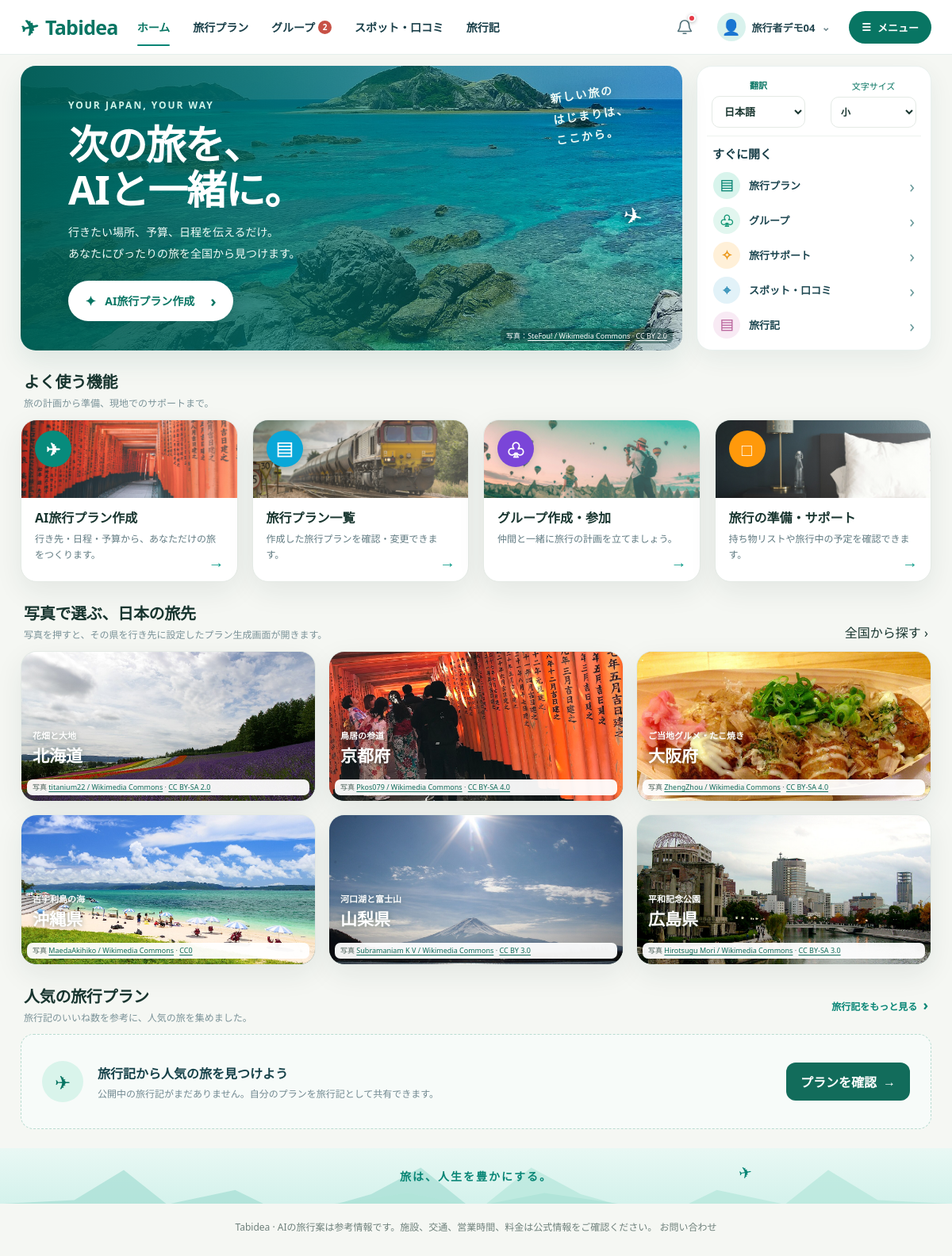
Page / (signed in) on the earlier database version.
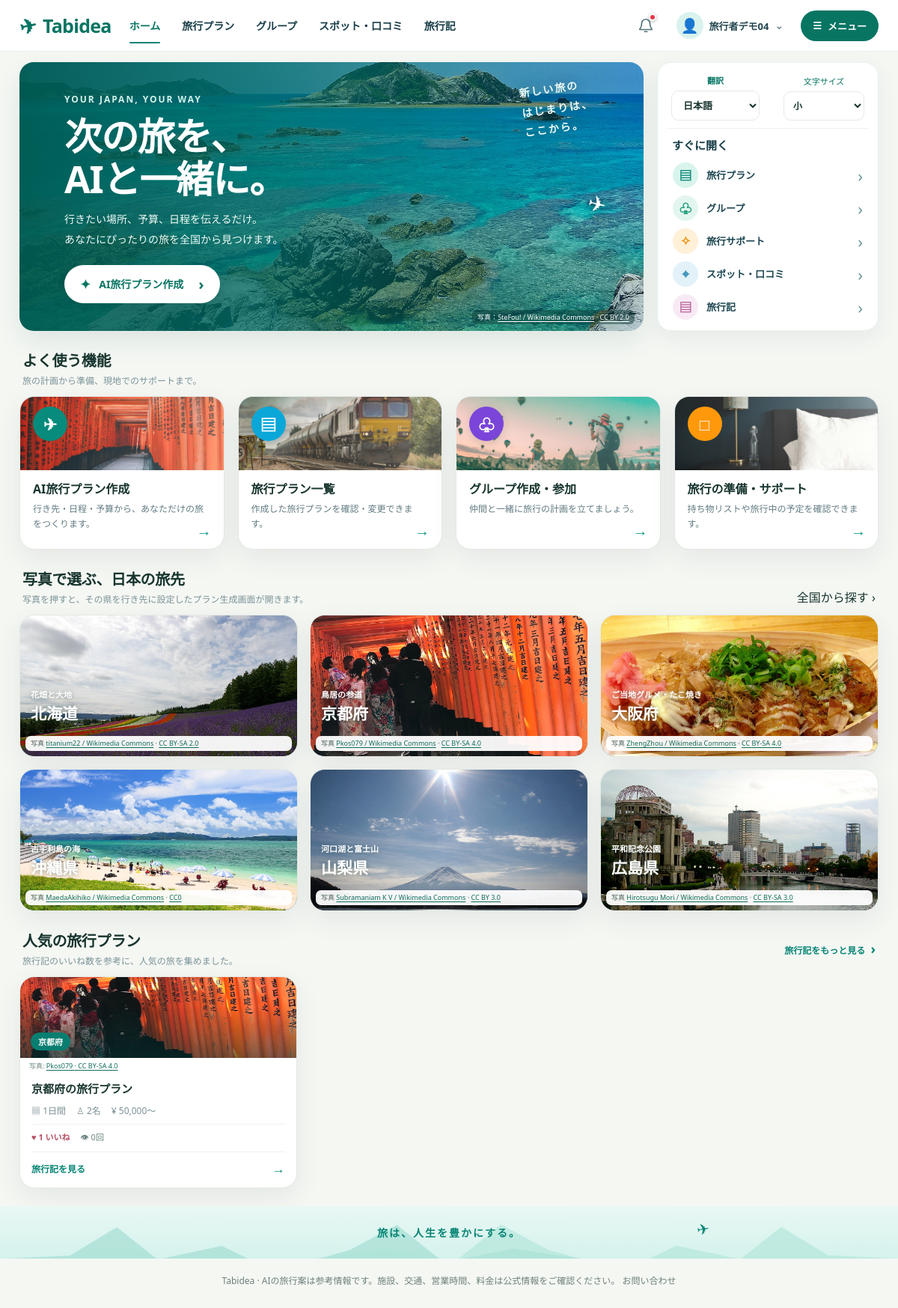
Same page on the later database version.
### models.py (models this page shows)
class TravelStory(db.Model):
    __tablename__ = "travel_stories"
    id = db.Column(db.Integer, primary_key=True)
    plan_id = db.Column(db.Integer, db.ForeignKey("travel_plans.plan_id", ondelete="CASCADE"), unique=True, nullable=False, index=True)
    user_id = db.Column(db.Integer, db.ForeignKey("user_auth.user_id", ondelete="CASCADE"), nullable=False, index=True)
    introduction = db.Column(db.String(1200), nullable=False, default="")
    is_public = db.Column(db.Boolean, nullable=False, default=True)
    view_count = db.Column(db.Integer, nullable=False, default=0, server_default="0")
    comments_viewed_at = db.Column(db.DateTime(timezone=True), nullable=True)
    created_at = db.Column(db.DateTime(timezone=True), default=utcnow, nullable=False, index=True)
    updated_at = db.Column(db.DateTime(timezone=True), default=utcnow, onupdate=utcnow, nullable=False)
    plan = db.relationship("TravelPlan", back_populates="travel_story")
    user = db.relationship("User")
    likes = db.relationship("TravelStoryLike", back_populates="story", cascade="all, delete-orphan")
    comments = db.relationship("TravelStoryComment", back_populates="story", cascade="all, delete-orphan", order_by="TravelStoryComment.created_at.asc()")

class TravelPlan(db.Model):
    __tablename__ = "travel_plans"
    id = db.Column("plan_id", db.Integer, primary_key=True)
    user_id = db.Column(db.Integer, db.ForeignKey("user_auth.user_id"), nullable=False, index=True)
    group_id = db.Column(db.Integer)
    title = db.Column(db.String(100), nullable=False)
    destination = db.Column(db.String(100), nullable=False)
    start_date = db.Column(db.Date)
    end_date = db.Column(db.Date)
    days = db.Column(db.Integer, nullable=False, default=1)
    num_people = db.Column(db.Integer, nullable=False, default=1)
    budget = db.Column(db.Integer, nullable=False, default=0)
    theme = db.Column(db.String(200), default="")
    preferences = db.Column(db.Text, default="")
    ai_response = db.Column(db.Text, nullable=False)
    created_at = db.Column(db.DateTime(timezone=True), default=utcnow, nullable=False)
    updated_at = db.Column(db.DateTime(timezone=True), default=utcnow, onupdate=utcnow, nullable=False)
    user = db.relationship("User", backref=db.backref("plans", cascade="all, delete-orphan"))
    packing_items = db.relationship("PackingItem", back_populates="plan", cascade="all, delete-orphan", order_by="PackingItem.id")
    travel_story = db.relationship("TravelStory", back_populates="plan", uselist=False, cascade="all, delete-orphan")

### app.py (the view)
    @app.get("/")
    @login_required
    def index():
        popular = []
        if current_user.user_type == "traveler":
            popular_rows = (db.session.query(TravelStory, func.count(TravelStoryLike.id).label("like_count"))
                            .outerjoin(TravelStoryLike, TravelStoryLike.story_id == TravelStory.id)
                            .filter(TravelStory.is_public.is_(True))
                            .group_by(TravelStory.id)
                            .order_by(func.count(TravelStoryLike.id).desc(),
                                      TravelStory.view_count.desc(),
                                      TravelStory.created_at.desc())
                            .limit(3).all())
            for story, like_count in popular_rows:
                story.popular_like_count = int(like_count or 0)
                popular.append(story)
        return page("menu", popular=popular)

### templates/page.html (shortened to what the changed rows need)
{% extends "base.html" %}
{% block content %}
{% if page=='auth' %}
<div class="auth-wrap"><section class="card"><div class="auth-intro"><span class="brand-mark" style="margin:auto">✈</span><h1 style="margin:12px 0 5px">旅の準備をはじめよう</h1><p>Tabideaで、次の旅を計画しましょう。</p></div>
<div class="auth-tabs"><a class="{{ 'active' if mode=='login' else '' }}" href="{{ url_for('auth',mode='login') }}">ログイン</a><a class="{{ 'active' if mode=='register' else '' }}" href="{{ url_for('auth',mode='register') }}">新規登録</a></div>
<form method="post"><input type="hidden" name="csrf_token" value="{{ csrf_token() }}"><div class="form-grid">
{% if mode=='register' %}<div class="field full"><label for="user-type">アカウント種別</label><select id="user-type" name="user_type"><option value="traveler">旅行者</option><option value="business">事業者</option></select></div><div class="field full"><label for="username">ユーザー名</label><input id="username" name="username" minlength="2" maxlength="50" required placeholder="例：たび好き"></div>{% endif %}
<div class="field full"><label for="email">メールアドレス</label><input id="email" type="email" name="email" required placeholder="you@example.com"></div><div class="field full"><label for="password">パスワード</label><div class="password-control"><input id="password" type="password" name="password" minlength="8" required placeholder="8文字以上"><button class="password-toggle" type="button" aria-label="パスワードを表示" aria-pressed="false" data-password-toggle="password"><svg viewBox="0 0 24 24" aria-hidden="true"><path d="M2 12s3.6-7 10-7 10 7 10 7-3.6 7-10 7S2 12 2 12Z"/><circle cx="12" cy="12" r="3"/></svg></button></div></div>
{% if mode=='register' %}<div class="field full"><label for="password-confirm">パスワード（確認）</label><div class="password-control"><input id="password-confirm" type="password" name="password_confirm" minlength="8" required placeholder="もう一度入力してください"><button class="password-toggle" type="button" aria-label="パスワードを表示" aria-pressed="false" data-password-toggle="password-confirm"><svg viewBox="0 0 24 24" aria-hidden="true"><path d="M2 12s3.6-7 10-7 10 7 10 7-3.6 7-10 7S2 12 2 12Z"/><circle cx="12" cy="12" r="3"/></svg></button></div></div>{% endif %}</div><div class="form-actions"><button id="auth-submit" type="submit">{{ 'ログイン' if mode=='login' else 'アカウントを作成' }}</button></div></form>
<p class="hint" style="text-align:center">{% if mode=='login' %}<a href="{{ url_for('password_reset_request') }}">パスワードを忘れた場合</a><br><br>アカウントをお持ちでない方は<a href="{{ url_for('auth',mode='register') }}">新規登録</a>{% else %}すでにアカウントをお持ちの方は<a href="{{ url_for('auth',mode='login') }}">ログイン</a>{% endif %}</p></section></div>
{% elif page=='menu' %}
{% if current_user.user_type=='traveler' %}
<div class="home-dashboard">
  <div class="home-hero-row">
    <section class="home-hero">
      <div class="home-hero-copy"><h1>次の旅を、<br>AIと一緒に。</h1></div>
    </section>
    <aside class="home-quick-panel">
      <h2>すぐに開く</h2>
    </aside>
  </div>
  <section class="home-feature-section">
    <div class="home-section-heading"><div><h2>よく使う機能</h2><p>旅の計画から準備、現地でのサポートまで。</p></div></div>
  </section>
  <section class="home-regions-section">
    <div class="home-section-heading"><div><h2>写真で選ぶ、日本の旅先</h2><p>写真を押すと、その県を行き先に設定したプラン生成画面が開きます。</p></div><a href="{{ url_for('reviews_page') }}">全国から探す <span>›</span></a></div>
  </section>
  <section class="home-plans-section">
    <div class="home-section-heading home-plan-heading"><div><h2>人気の旅行プラン</h2><p>旅行記のいいね数を参考に、人気の旅を集めました。</p></div><a href="{{ url_for('journey_feed',tab='community',sort='likes') }}">旅行記をもっと見る <span>›</span></a></div>
    {% if popular %}<div class="home-plan-grid">{% for story in popular %}{% set p=story.plan %}{% set cover=namespace(photo=None) %}{% for prefecture,photo in prefecture_photos.items() %}{% set short_name=prefecture.replace('県','').replace('府','').replace('都','') %}{% if (prefecture in p.destination or short_name in p.destination) and not cover.photo %}{% set cover.photo=photo %}{% endif %}{% endfor %}<article class="home-plan-card"><a href="{{ url_for('journey_detail',story_id=story.id) }}" class="home-plan-cover{% if not cover.photo %} home-plan-cover-generic{% endif %}">{% if cover.photo %}<img src="{{ url_for('static',filename='prefecture_photos/' ~ cover.photo.file) }}" alt="{{ cover.photo.place or p.destination }}（{{ p.destination }}）" loading="lazy">{% else %}<span class="home-plan-cover-symbol" aria-hidden="true">✈</span>{% endif %}<span>{{ p.destination }}</span></a>{% if cover.photo %}<p class="home-plan-photo-credit">写真: <a href="{{ cover.photo.source_url }}" target="_blank" rel="noopener noreferrer">{{ cover.photo.author or 'Wikimedia Commons' }} · {{ cover.photo.license }}</a></p>{% endif %}<div class="home-plan-info"><h3><a href="{{ url_for('journey_detail',story_id=story.id) }}">{{ p.title }}</a></h3><p><span>▦ {{ p.days }}日間</span><span>♙ {{ p.num_people }}名</span>{% if p.budget %}<span>¥ {{ '{:,}'.format(p.budget) }}〜</span>{% endif %}</p><p class="home-popular-stats"><span>♥ {{ story.popular_like_count }} いいね</span><span>👁 {{ story.view_count }}回</span></p><a class="home-plan-open" href="{{ url_for('journey_detail',story_id=story.id) }}">旅行記を見る <b>→</b></a></div></article>{% endfor %}</div>{% else %}<div class="home-empty-plans"><span>✈</span><div><h3>旅行記から人気の旅を見つけよう</h3><p>公開中の旅行記がまだありません。自分のプランを旅行記として共有できます。</p></div><a class="button" href="{{ url_for('plans') }}">プランを確認 <b>→</b></a></div>{% endif %}
  </section>
</div>
{% endif %}
{% endif %}
{% endblock %}

### templates/base.html (shortened to what this page needs)
<!doctype html>
<html lang="ja"><head><link rel="stylesheet" href="{{ url_for('static',filename='style.css',v='20261028-7') }}"><link rel="stylesheet" href="{{ url_for('static',filename='business-photos.css',v='20261021-1') }}"><link rel="stylesheet" href="{{ url_for('static',filename='hamburger-menu.css',v='20261021-3') }}">{% if current_user.is_authenticated and current_user.user_type=='traveler' %}<link rel="stylesheet" href="{{ url_for('static',filename='home.css',v='20261028-3') }}">{% endif %}<link rel="stylesheet" href="{{ url_for('static',filename='app-shell.css',v='20261028-3') }}"></head>
<body class="{% if page!='menu' %}app-page app-page-{{ page }}{% endif %}">{% if current_user.is_authenticated and current_user.user_type=='traveler' %}
<header class="home-topbar"><div class="home-topbar-inner">
  <a class="home-brand" href="{{ url_for('index') }}"><span class="home-brand-mark">✈</span><span>Tabidea</span></a>
  <nav class="home-primary-nav" aria-label="メインナビゲーション"><a class="{{ 'active' if page=='menu' else '' }}" href="{{ url_for('index') }}">ホーム</a><a class="{{ 'active' if page in ['plans','new_plan','plan_detail','packing_picker','packing_list'] else '' }}" href="{{ url_for('plans') }}">旅行プラン</a><a class="{{ 'active' if page in ['groups','group_detail','group_delete_confirm'] else '' }}" href="{{ url_for('groups') }}">グループ<span class="group-notification-badge home-nav-badge" data-group-notification-badge data-count="{{ group_notification_count }}" data-no-translate {% if not group_notification_count %}hidden{% endif %}>{{ group_notification_count if group_notification_count else '' }}</span></a><a class="{{ 'active' if page in ['reviews','listing_reviews','favorites'] else '' }}" href="{{ url_for('reviews_page') }}">スポット・口コミ</a><a class="{{ 'active' if page in ['journeys','journey_detail','history'] else '' }}" href="{{ url_for('journey_feed') }}">旅行記<span class="notice-unread-dot notice-menu-dot" data-journey-comment-dot aria-label="新着コメント"{% if not unread_journey_comment_count %} hidden{% endif %}></span></a></nav>
  <a class="home-notification-link" href="{{ url_for('notices') }}" aria-label="お知らせ" title="お知らせ"><svg class="home-bell-icon" viewBox="0 0 24 24" aria-hidden="true"><path d="M18 9a6 6 0 0 0-12 0c0 7-3 7-3 9h18c0-2-3-2-3-9M10 21h4"/></svg><span class="notice-unread-dot" data-unread-notice-dot data-release-unread="{{ 'true' if has_unread_release_notices else 'false' }}" aria-label="未読のお知らせ"{% if not has_unread_notices %} hidden{% endif %}></span></a>
  <a class="home-account-link" href="{{ url_for('profile') }}" title="プロフィール">{{ current_user|avatar_html('home-avatar') }}<span data-no-translate>{{ current_user.username }}</span><i aria-hidden="true">⌄</i></a>
  <details class="home-menu"><summary class="home-menu-toggle"><span aria-hidden="true">☰</span> メニュー</summary></details>
</div></header>
{% endif %}
<main class="wrap{% if page=='menu' and current_user.is_authenticated and current_user.user_type=='traveler' %} home-wrap{% endif %}">{% block content %}{% endblock %}</main>
<footer>Tabidea · AIの旅行案は参考情報です。施設、交通、営業時間、料金は公式情報をご確認ください。 <a href="{{ url_for('contact') }}">お問い合わせ</a></footer></body></html>

Differences in the rows shown:
added TravelStory: photo "Pkos079", photo.license "CC BY-SA 4.0", popular_like_count "1", view_count "0"
added TravelPlan: destination "京都府", title "京都府の旅行プラン", days "1", num_people "2", budget "50,000"
Other differences:
{{ group_notification_count if group_notification_count else '' }}: "2" → (not shown)
text no longer shown: "✈ 旅行記から人気の旅を見つけよう 公開中の旅行記がまだありません。自分のプランを旅行記として共有できます。 プランを確認 →"
